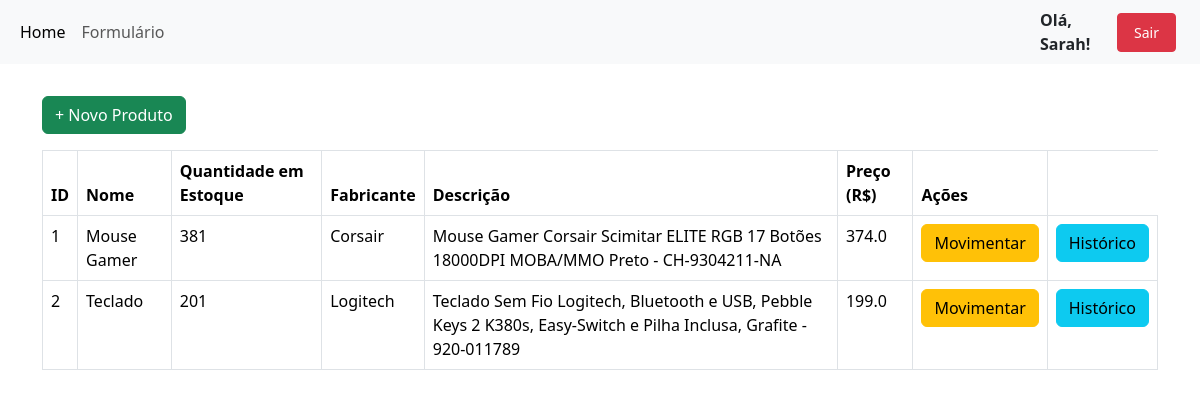
The page /index (signed in) on the database its author committed.
### tables this page shows
CREATE TABLE produtos (
                    ID INTEGER PRIMARY KEY AUTOINCREMENT,
                    NOME TEXT,
                    QUANTIDADE_ESTOQUE INTEGER,
                    FABRICANTE TEXT,
                    DESCRICAO TEXT,
                    PRECO REAL);

### routes/produto.py (the view)
@bp_produto.route("/")
@bp_produto.route("/index")
def index():
    if "user_id" not in session:
        flash("Você precisa fazer login para acessar essa página")
        return redirect(url_for("auth.login"))
    with sql.connect("form_db.db") as con:
        con.row_factory = sql.Row
        cur = con.cursor()
        cur.execute("SELECT * FROM produtos")
        data = cur.fetchall()
    quantidade_minima = 5
    return render_template("index.html", datas=data, quantidade_minima=quantidade_minima)

### templates/index.html (shortened to what this page needs)
{% extends 'layout.html' %}
{% block body %}
<p class="text-right"><a href="{{url_for('produto.add_produto')}}" class="btn btn-success">+ Novo Produto</a></p>
<table class="table table-bordered">
    <thead>
      <tr>
        <th scope="col">ID</th>
        <th scope="col">Nome</th>
        <th scope="col">Quantidade em Estoque</th>
        <th scope="col">Fabricante</th>
        <th scope="col">Descrição</th>
        <th scope="col">Preço (R$)</th>
        <th scope="col">Ações</th>
      </tr>
    </thead>
    <tbody>
        {% for row in datas %}
        <tr class="{% if row['QUANTIDADE_ESTOQUE'] <= quantidade_minima %} table-danger{% endif %}">
            <td>{{loop.index}}</td>
            <td>{{row.NOME}}</td>
            <td>{{row.QUANTIDADE_ESTOQUE}}</td>
            <td>{{row.FABRICANTE}}</td>
            <td>{{row.DESCRICAO}}</td>
            <td>{{row.PRECO}}</td>
            <td><a href="{{ url_for('produto.movimentar_produto', id=row.ID) }}" class="btn btn-warning">Movimentar</a></td>
            <td>
              <a href="{{ url_for('produto.historico_produto', id=row.ID) }}" class="btn btn-info">Histórico</a>
            </td>
        </tr>
      {% endfor %}
    </tbody>
  </table>
{% endblock %}

### rows shown on the page
produtos: NOME "Mouse Gamer", QUANTIDADE_ESTOQUE "381", FABRICANTE "Corsair", DESCRICAO "Mouse Gamer Corsair Scimitar ELITE RGB 17 Botões 18000DPI MOBA/MMO Preto - CH-9304211-NA", PRECO "374.0"
produtos: NOME "Teclado", QUANTIDADE_ESTOQUE "201", FABRICANTE "Logitech", DESCRICAO "Teclado Sem Fio Logitech, Bluetooth e USB, Pebble Keys 2 K380s, Easy-Switch e Pilha Inclusa, Grafite - 920-011789", PRECO "199.0"

### other values the page prints
{{ session.user_name }} "Sarah"
